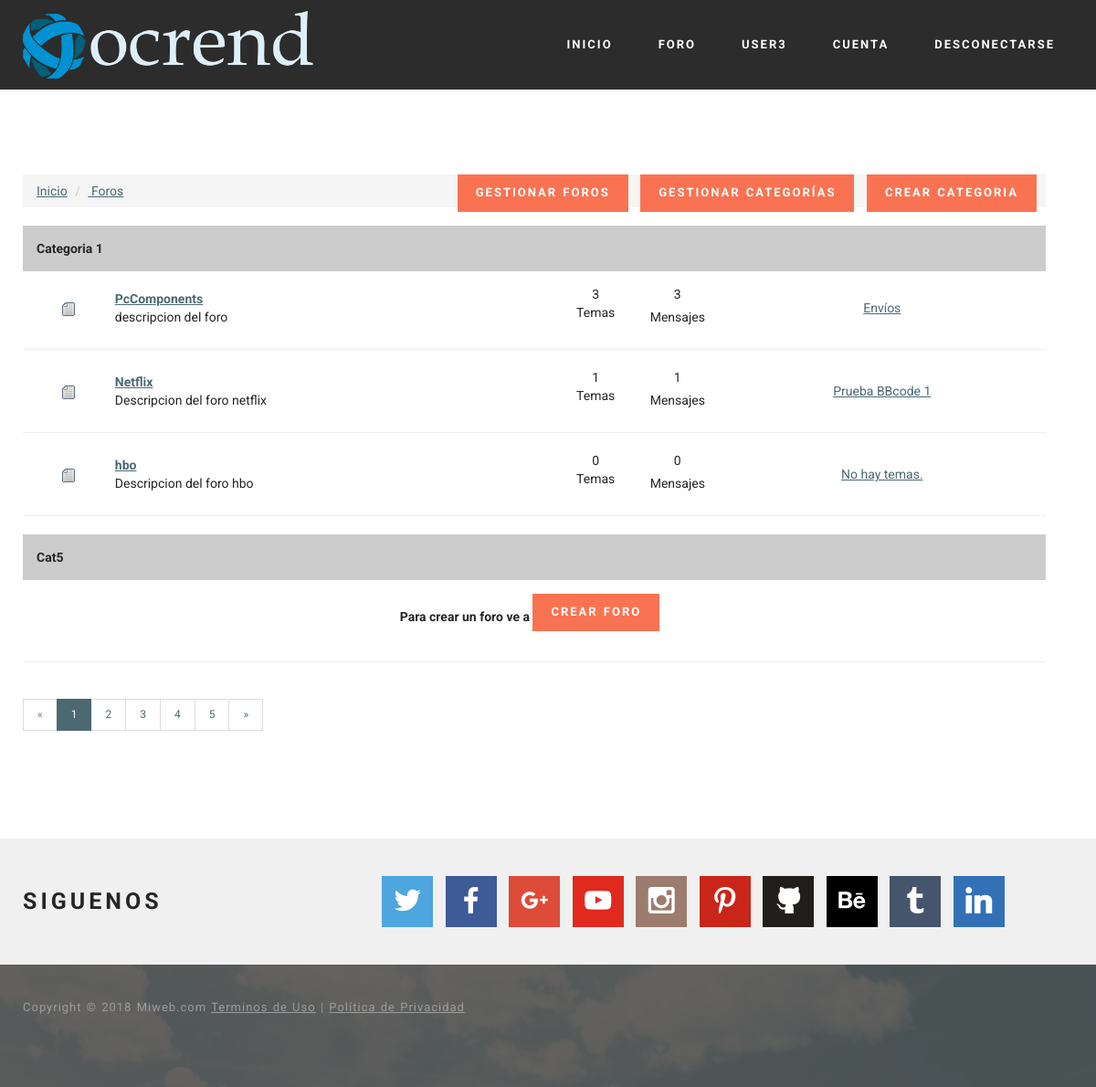
Screenshot of /?view=forum (signed in) with the database file from the repository.
### tables this page shows
CREATE TABLE `users` (
  `id` bigint(255) NOT NULL,
  `user` varchar(17) NOT NULL,
  `pass` varchar(50) NOT NULL,
  `email` varchar(40) NOT NULL,
  `permiso` int(1) NOT NULL DEFAULT '0' COMMENT '0=Usuario normal,  1= moderador  2=admin',
  `activo` int(1) NOT NULL DEFAULT '0',
  `keyreg` varchar(120) NOT NULL DEFAULT '',
  `keypass` varchar(50) NOT NULL,
  `new_pass` varchar(50) NOT NULL,
  `ultima_conexion` int(80) NOT NULL DEFAULT '1539558829',
  `no_leidos` text NOT NULL,
  `img_perfil` varchar(100) NOT NULL DEFAULT 'noavatar.gif',
  `firma` varchar(255) NOT NULL DEFAULT 'Esta es la firma de usuario',
  `rango` varchar(70) NOT NULL DEFAULT 'Usuario',
  `edad` int(3) NOT NULL DEFAULT '18',
  `fecha_reg` varchar(11) NOT NULL DEFAULT '15/10/2018',
  `biografia` varchar(255) NOT NULL DEFAULT 'Biografía del usuario.'
);

CREATE TABLE `categorias` (
  `id` int(255) NOT NULL,
  `nombre` varchar(255) NOT NULL
);

CREATE TABLE `foros` (
  `id` int(255) NOT NULL,
  `nombre` varchar(255) NOT NULL,
  `descripcion` varchar(255) NOT NULL,
  `cantidad_mensajes` bigint(255) NOT NULL DEFAULT '0',
  `cantidad_temas` bigint(255) NOT NULL DEFAULT '0',
  `id_categoria` int(100) NOT NULL DEFAULT '1',
  `estado` int(1) NOT NULL DEFAULT '1' COMMENT '1 es el estado abierto del foro y 0 para crrarlo y solo admin tiene acceso',
  `ultimo_tema` varchar(255) NOT NULL,
  `id_ultimo_tema` bigint(255) NOT NULL
);

### core/controllers/forumController.php (called while the page is built, shortened)
<?php
$db = new Conexion();
include('html/forum/index.php');
?>

### core/bin/functions/Users.php (called while the page is built, shortened)
<?php
function Users(){
$db = new Conexion();
$query =  $db->query("SELECT timer FROM config WHERE id='1' LIMIT 1;");
$timer = $db->recorrer($query)[0];
$db-> liberar($query);
$sql = $db->query("SELECT * FROM users");
$usuarios_actuales_db = $db->rows($sql);
if($_SESSION['cantidad_usuarios'] != $usuarios_actuales_db or (time() - 60) <= $timer) {
  while($d = $db->recorrer($sql)) {
    $users[$d['id']]= $d;}
}else {
  if (!isset($_SESSION['users'])) {
    while($d = $db->recorrer($sql)) {
      $users[$d['id']]= $d;}
  } else {
    $users = $_SESSION['users'];
  }
}
return $_SESSION['users'];
}
?>

### core/core.php (called while the page is built, shortened)
<?php
require('core/models/class.Conexion.php');
require('core/bin/functions/Users.php');
require('core/bin/functions/Categorias.php');
require('core/bin/functions/Foros.php');
require('core/bin/functions/UrlAmigable.php');
$_users = Users();
$_categorias = Categorias();
$_foros = Foros();
?>

### core/models/class.Conexion.php (called while the page is built, shortened)
<?php
class Conexion extends mysqli {
public function rows($query){
  return mysqli_num_rows($query);
}
public function liberar($query){
  return mysqli_free_result($query);
}
public function recorrer($query){
  return mysqli_fetch_array($query);
}
}
 ?>

### core/bin/functions/Categorias.php (called while the page is built, shortened)
<?php
function Categorias(){
$db = new Conexion();
$sql = $db->query("SELECT * FROM categorias;");
if($db->rows($sql) > 0) {
  while($d = $db->recorrer($sql)) {
    $categorias[$d['id']]= $d;
    }
}else {
  $categorias = false;
}
return $categorias;
}
?>

### core/bin/functions/Foros.php (called while the page is built, shortened)
<?php
function Foros(){
$db = new Conexion();
$sql = $db->query("SELECT * FROM foros;");
if($db->rows($sql) > 0) {
  while($d = $db->recorrer($sql)) {
    $foros[$d['id']]= $d;
    }
}else {
  $foros = false;
}
return $foros;
}
?>

### core/bin/functions/UrlAmigable.php (called while the page is built)
<?php
function UrlAmigable($id,$titulo,$id_foro = null){
if(null == $id_foro){
  $titulo = $id . '-' . $titulo;
}else {
    $titulo = $id . '-' . $id_foro . '-' .$titulo;
}
  $titulo = trim($titulo);
  $titulo = str_replace(
      array('à', 'á', 'ä','â','ã','å','æ','ª','α','∀','@','∧','λ','Δ','À','Á','Â','Ã','Ä','Å','Ā','ā','Ă','ă','Ą','ą'),
      'a',
      $titulo
  );
  $titulo = str_replace(
      array('ß','β'),
      'b',
      $titulo
  );
  $titulo = str_replace(
      array('¢','©','ç','ς','⊂','€','Ç','c','Ć','ć','Ĉ','ĉ','Ċ','ċ','Č','č'),
      'c',
      $titulo
  );
  $titulo = str_replace(
      array('₫','Ď','ď','Đ','đ'),
      'd',
      $titulo
  );
  $titulo = str_replace(
      array('è','é','ê','ë','ε','ξ','∈','∉','∋','∃','∑','È','É','Ê','Ë','Ē','ē','Ĕ','ĕ','Ė','ė','Ę','ę','Ě','ě'),
    'e',
      $titulo
  );
  $titulo = str_replace(
      array('ƒ'),
      'f',
      $titulo
  );
$titulo = str_replace(
    array('Ĝ','ĝ','Ğ','ğ','Ġ','ġ','Ģ','ģ'),
    'g',
    $titulo
);
  $titulo = str_replace(
      array('H.','Ĥ','ĥ','Ħ','ħ'),
      'h',
      $titulo
  );
  $titulo = str_replace(
      array('ì','í','î','ï','¡','ℑ','Ì','Í','Î','Ï','Ĩ','ĩ','Ī','ī','Ĭ','ĭ','Į','į','İ','ı'),
      'i',
      $titulo
  );
$titulo = str_replace(
    array('Ĵ','ĵ'),
    'j',
    $titulo
);
  $titulo = str_replace(
      array('κ','Ķ','ķ'),
      'k',
      $titulo
  );
  $titulo = str_replace(
      array('£','ζ','ι','¦','Ĺ','ĺ','Ļ','ļ','Ľ','ľ','Ŀ','ŀ','Ł','ł'),
      'l',
      $titulo
  );
  $titulo = str_replace(
      array('ñ','η','π','ℵ','∩','Ñ'),
      'n',
      $titulo
  );
  $titulo = str_replace(
      array('ò','ó','ô','õ','ö','¤','ð','ø','δ','σ','φ','∅','Ò','Ó','Ô','Õ','Ö','Ω'),
      'o',
      $titulo
  );
  $titulo = str_replace(
      array('þ','ρ','℘','¶'),
      'p',
      $titulo
  );
  $titulo = str_replace(
      array('®','ℜ'),
      'r',
      $titulo
  );
  $titulo = str_replace(
      array('š','§','$'),
      's',
      $titulo
  );
  $titulo = str_replace(
      array('τ'),
      't',
      $titulo
  );
  $titulo = str_replace(
      array('ù','ú','û','ü','µ','υ','μ','∪','Ù','Ú','Û','Ü'),
      'u',
      $titulo
  );
  $titulo = str_replace(
      array('∨','√','ϑ'),
      'v',
      $titulo
  );
  $titulo = str_replace(
      array('ψ','ω','ϖ'),
      'w',
      $titulo
  );
  $titulo = str_replace(
      array('×','χ'),
      'x',
      $titulo
  );
  $titulo = str_replace(
      array('¥','ý','ÿ','γ','ϒ','ÿ'),
      'y',
      $titulo
  );
  $titulo = str_replace(
      array('ζ'),
      'z',
      $titulo
  );
  $titulo = str_replace(
      array('¨','«','¬','¯','±','´','·','¸','»','¿','÷','•','…','′','″','‾','⁄','−','∗','⋅','☺','☻','◘','○','►','◄','↕','‼','▬','↨','∟','▲','▼','⌂','░','▒','▓','│','┤','╣','║','╗','╝','┐','└','┬','├','┼','╚','╔','╩','╦','╠','═','╬','┘','┌','█','▄','▀','‗','°','•','•','■','☼'),
    '-',
      $titulo
  );
  $titulo = str_replace(
      array('∝','∞','∠','∫','∴','∼','≅','≈','≠','≡','≤','≥','⊃','⊄','⊆','⊇','⊕','⊗','⊥','◙','♂','♀','♪','♫',''),
    '-',
      $titulo
  );
  $titulo = str_replace(
      array('⌈','⌉','⌊','⌋','〈','〉','◊','♠','♣','♥','♦','"','&','<','>','ˆ','˜','—','\\','\"','~','‰'),
      '-',
      $titulo
  );
  $titulo = str_replace(
      array('œ','™','Æ','π'),
      array('oe','tm','ae','pi'),
      $titulo
  );
  $titulo = str_replace(
      array('‘','’','‚','“','”','„','†','‡','‰','‹','›','!','¡','#','(',')','{','}','[',']','⇓','⇔'),
      '-',
      $titulo
  );
  $titulo = str_replace(
      array('=','?','+','<','>',';','.',':','^','/','&','¬','∂','∇','∏','←','↑','→','↓','↔','↵','⇐','⇑','⇒'),
      '-',
      $titulo
  );
  $titulo = str_replace(
      array('²','³','°','¹','º','¼','½','¾','θ'),
      array('2','3','0','1','0','1-4','1-2','3-4','0'),
      $titulo
  );
  $titulo = str_replace(
      array(' ','—','-----','----','---','--','------','-------','--------','---------','----------','-----------'),
      '-',
      $titulo
  );
$titulo = strtolower($titulo);
return $titulo;
}
?>

### html/forum/index.php (the view, shortened to what this page needs)
<?php include(HTML_DIR . 'overall/header.php'); ?>
<body>
<?php include(HTML_DIR . 'overall/topnav.php'); ?>
 <section class="mbr-section mbr-after-navbar" id="content1-10">
     <div class="mbr-section__container container mbr-section__container--isolated">
<div class="row container">
<?php
if(isset($_SESSION['app_id']) and $_users[$_SESSION['app_id']]['permiso'] >= 2){
  echo'
 <div class="mbr-avbar__column"><ul class="mbr-navbar__items mbr-navbar__items--right mbr-buttons mbr-buttons--freeze mbr-buttons">
     <a class="mbr-buttons__btn btn btn-danger" href="?view=configforos">GESTIONAR FOROS</a>
     <a class="mbr-buttons__btn btn btn-danger" href="?view=categorias">GESTIONAR CATEGORÍAS</a>
     <a class="mbr-buttons__btn btn btn-danger" href="?view=categorias&mode=add">CREAR CATEGORIA</a>
</div>
  ';
}
?>
 <ol class="breadcrumb">
   <li class="breadcrumb-item"><a href="?view=index"><i class="fa fa-home"></i> Inicio</a></li>
   <li class="breadcrumb-item"><a href="?view=forum"><i class="fa fa-comments"></i> Foros</a></li>
 </ol>
<?php
if(false !=$_categorias){
$prepare_sql  = $db->prepare("SELECT id FROM foros WHERE id_categoria = ? ;");
$prepare_sql->bind_param('i',$id_categoria);
foreach ($_categorias as $id_categoria => $array_categoria) {
$prepare_sql->execute();
$prepare_sql->store_result();
echo '
<table width="100%" border="0" cellspacing="2" cellpadding="2">
  <tr>
    <th colspan="5" scope="col" bgcolor="#CCCCCC" style="margin-bottom:5px; height:32px;" >
      <div align="left" style="margin-left:15px; margin-top:15px; margin-bottom:15px;">'.$_categorias[$id_categoria]['nombre'].'</div></th>
  </tr>
  <tr>
    <th colspan="5" scope="col"><div align="left" style="margin-left:15px; margin-top:15px; margin-bottom:15px;"></div></th>
  </tr>
';
if ($prepare_sql->num_rows > 0) {
  $prepare_sql->bind_result($id_del_foro);
  while ($prepare_sql->fetch()) {
    if($_foros[$id_del_foro]['estado'] == 1){
      $extension = 'off.gif';
    }else {
      $extension = 'lock.gif';
    }
    if ($_foros[$id_del_foro]['ultimo_tema'] == '') {
      $ultimo_tema= '<a href="#" title="Sin temas en el foro">No hay temas.</a>';
    } else {
  $ultimo_tema= '<a href="temas/'.UrlAmigable($_foros[$id_del_foro]['id_ultimo_tema'],$_foros[$id_del_foro]['ultimo_tema'],$id_del_foro).'" title="Ir al tema">'. $_foros[$id_del_foro]['ultimo_tema'].'</a>';
    }
    echo '
    <tr>
    <th width="9%" rowspan="2" scope="row"><div align="center"><img src="'.IC_TOPIC_FORUM_DIR.$extension.'" /></div></th>
    <td width="43%" rowspan="2"><div align="left">
    <a href="foros/'.UrlAmigable($id_del_foro,$_foros[$id_del_foro]['nombre']).'"><strong>'.$_foros[$id_del_foro]['nombre'].'</strong></a><br />
    '.$_foros[$id_del_foro]['descripcion'].'</div></td>
    <td><div align="center">'.number_format($_foros[$id_del_foro]['cantidad_temas'],0,',','.').' </div></td>
    <td><div align="center">'.number_format($_foros[$id_del_foro]['cantidad_mensajes'],0,',','.').' </div></td>
    <td width="32%" rowspan="2"><div align="center">'.$ultimo_tema.'</div></td>
    </tr>
    <tr>
    <td width="8%"><p align="center">Temas</p>    </td>
    <td width="8%"><div align="center">Mensajes</div></td>
    </tr>
    <tr>
    <th colspan="5" scope="col" cellspacing="0" cellpadding="0"><div align="left"><hr style="color: #0056b2;" /></div></th>
    </tr>
    ';
  }
} else {
  echo '
  <tr>
  <th width="90%" scope="row"><div align="center">Para crear un foro ve a <a class="mbr-buttons__btn btn btn-danger" href="?view=configforos&mode=add">CREAR FORO</a> </div></th>
 </tr>
 <tr>
  <th scope="col" cellspacing="0" cellpadding="0"><div align="left"><hr style="color: #0056b2;" /></div></th>
 </tr>
  ';
}
echo '
</table>
';
}
}
 ?>
 <div>
   <ul class="pagination pagination-sm">
     <li class="page-item disabled">
       <a class="page-link" href="#">&laquo;</a>
     </li>
     <li class="page-item active">
       <a class="page-link" href="#">1</a>
     </li>
     <li class="page-item">
       <a class="page-link" href="#">2</a>
     </li>
     <li class="page-item">
       <a class="page-link" href="#">3</a>
     </li>
     <li class="page-item">
       <a class="page-link" href="#">4</a>
     </li>
     <li class="page-item">
       <a class="page-link" href="#">5</a>
     </li>
     <li class="page-item">
       <a class="page-link" href="#">&raquo;</a>
     </li>
   </ul>
 </div>
</div>
</section>
<?php include(HTML_DIR . 'overall/footer.php'); ?>
</body>
</html>

### html/overall/topnav.php (shortened to what this page needs)
<section class="mbr-navbar mbr-navbar--freeze mbr-navbar--absolute mbr-navbar--sticky mbr-navbar--auto-collapse" id="ext_menu-0">
    <div class="mbr-navbar__section mbr-section">
        <div class="mbr-section__container container">
            <div class="mbr-navbar__container">
                <div class="mbr-navbar__column mbr-navbar__column--s mbr-navbar__brand">
                    <span class="mbr-navbar__brand-link mbr-brand mbr-brand--inline">
                        <span class="mbr-brand__logo"><a href="#"><img class="mbr-navbar__brand-img mbr-brand__img" src="views/images/logo.png" alt="Mobirise"></a></span>
                    </span>
                </div>
                <div class="mbr-navbar__column mbr-navbar__menu">
                    <nav class="mbr-navbar__menu-box mbr-navbar__menu-box--inline-right">
                        <div class="mbr-navbar__column"><ul class="mbr-navbar__items mbr-navbar__items--right mbr-buttons mbr-buttons--freeze mbr-buttons--right btn-decorator mbr-buttons--active"><li class="mbr-navbar__item">
                          <a class="mbr-buttons__link btn text-white" href="#">INICIO</a></li><li class="mbr-navbar__item">
                            <a class="mbr-buttons__link btn text-white" href="?view=forum">FORO</a></li><li class="mbr-navbar__item">
<?php
if(!isset($_SESSION['app_id'])){
  echo '<a class="mbr-buttons__link btn text-white" data-toggle="modal" data-target="#Login">INICIAR SESIÓN</a></li><li class="mbr-navbar__item">
  <div class="mbr-navbar__column"><ul class="mbr-navbar__items mbr-navbar__items--right mbr-buttons mbr-buttons--freeze mbr-buttons--right btn-inverse mbr-buttons--active">
  <li class="mbr-navbar__item"><a class="mbr-buttons__btn btn btn-danger" data-toggle="modal" data-target="#Registro">REGISTRO</a></li></ul></div>
';
}else {
  echo '<a class="mbr-buttons__link btn text-white" href="?view=perfil&id='.$_SESSION['app_id'].'">'. strtoupper($_users[$_SESSION['app_id']]['user']) .'</a></li><li class="mbr-navbar__item">
        <a class="mbr-buttons__link btn text-white" href="?view=cuenta">CUENTA</a></li><li class="mbr-navbar__item">
        <a class="mbr-buttons__link btn text-white" href="?view=logout">DESCONECTARSE</a></li><li class="mbr-navbar__item">
  ';
}
?>
                    </nav>
                </div>
            </div>
        </div>
    </div>
</section>

### rows the page displays
users: user "USER3"
categorias: nombre "Categoria 1"
foros: id+nombre "PcComponents", id+descripcion "descripcion del foro", id+cantidad_temas "3", id+cantidad_mensajes "3", id+ultimo_tema "Envíos"
foros: id+nombre "Netflix", id+descripcion "Descripcion del foro netflix", id+cantidad_temas "1", id+cantidad_mensajes "1", id+ultimo_tema "Prueba BBcode 1"
foros: id+nombre "hbo", id+descripcion "Descripcion del foro hbo", id+cantidad_temas "0", id+cantidad_mensajes "0", ultimo_tema "No hay temas."
categorias: nombre "Cat5", shows "Para crear un foro ve a"

### other values shown
APP_COPY "Copyright © 2018 Miweb.com"
